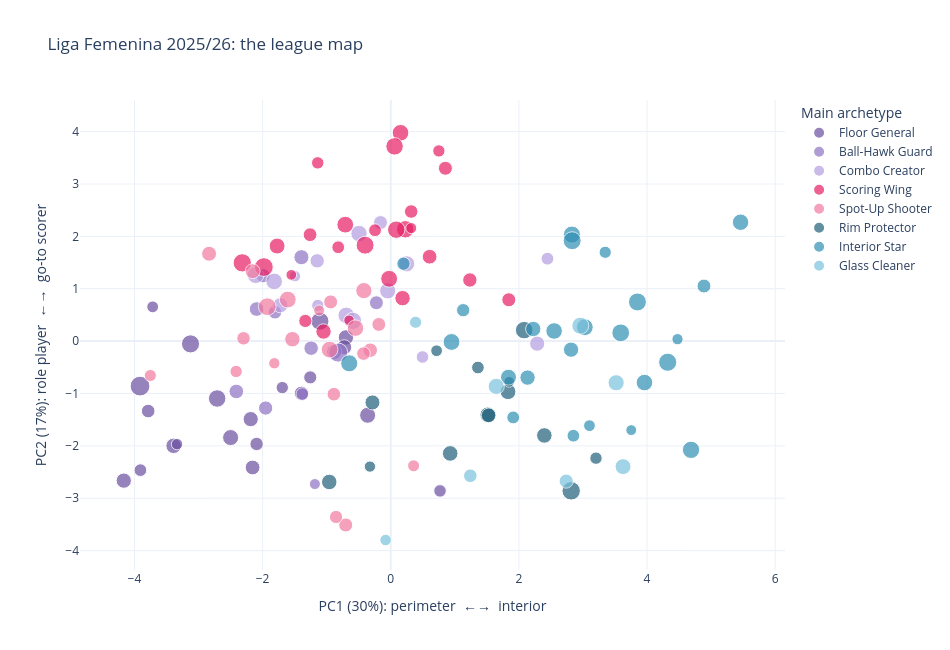

Write notebook code for a chart like this one.
### Markdown cell above
**Reading the axes.** PC1 (30% of the variation) runs from the perimeter (3PA share, AST%, STL%) to the paint (OREB%,
height, PTS/100). PC2 (17%) runs from low-usage role players (OREB%, BLK%, higher turnover rate) to go-to scorers
(FGA/100, USG%, PTS/100). Note: in the loadings above, "Ball security" is the raw TOV% (higher = more turnovers); the
inversion was applied only to the radar percentiles. Together the two axes keep 47% of the variation, against 69.5%
for the eight archetypes, so the map is a guide for exploring, not a replacement for the model.

### Code cell
import plotly.express as px

mapdf = mix25[["team", "position", "min", "main_archetype"]].copy()
mapdf["name"] = mix25["player"].map(nice)
mapdf["team_name"] = mix25["team"].str.title()
mapdf["PC1"], mapdf["PC2"] = coords[:, 0], coords[:, 1]
mapdf["mix"] = mix25[order].apply(
    lambda r: " · ".join(f"{a} {w:.0%}" for a, w in r.sort_values(ascending=False).head(2).items()), axis=1)

fig = px.scatter(mapdf, x="PC1", y="PC2", color="main_archetype",
                 color_discrete_map=colors, category_orders={"main_archetype": order},
                 size="min", size_max=14, hover_name="name",
                 hover_data={"team_name": True, "position": True, "mix": True, "min": ":.0f",
                             "PC1": False, "PC2": False, "main_archetype": False},
                 labels={"PC1": "PC1 (30%): perimeter  ←→  interior",
                         "PC2": "PC2 (17%): role player  ←→  go-to scorer",
                         "main_archetype": "Main archetype", "team_name": "Team",
                         "position": "Position", "mix": "Top archetypes", "min": "Minutes"},
                 title="Liga Femenina 2025/26: the league map")
fig.update_layout(template="plotly_white", width=950, height=650)

fig.write_html("figures/plotly/league_map.html", include_plotlyjs="cdn")
fig.show()

### Figure 1 — Plotly figure (JSON) as saved in the notebook; plotly's stock layout.template omitted (floating-point values rounded to 4 significant figures; data arrays with more than 128 entries replaced by an {"elided": "..."} marker saying what was removed)
{"data": [{"customdata": [["Club Joventut Badalona", "SG", "Floor General 29% · Spot-Up Shooter 19%", 466.1, "Floor General"], ["Club Joventut Badalona", "PG", "Floor General 81% · Spot-Up Shooter 10%", 632.4, "Floor General"], ["Cadi La Seu", "PG", "Floor General 36% · Combo Creator 32%", 641.8, "Floor General"], ["Idk Euskotren", "PG", "Floor General 55% · Ball-Hawk Guard 17%", 626.5, "Floor General"], ["Idk Euskotren", "PG", "Floor General 83% · Ball-Hawk Guard 13%", 646.7, "Floor General"], ["Perfumerias Avenida", "SG", "Floor General 56% · Spot-Up Shooter 32%", 699.2, "Floor General"], ["Perfumerias Avenida", "PF", "Floor General 34% · Rim Protector 22%", 427.2, "Floor General"], ["Spar Gran Canaria", "PG", "Floor General 51% · Combo Creator 38%", 892.3, "Floor General"], ["Lointek Gernika Bizkaia", "SG", "Floor General 47% · Interior Star 31%", 696.9, "Floor General"], ["Casademont Zaragoza", "SG", "Floor General 35% · Scoring Wing 33%", 608.7, "Floor General"], ["Casademont Zaragoza", "PG", "Floor General 69% · Ball-Hawk Guard 22%", 589.2, "Floor General"], ["Durán Maquinaria Ensino", "PG", "Floor General 49% · Spot-Up Shooter 45%", 503.7, "Floor General"], ["Baxi Ferrol", "SF", "Floor General 41% · Spot-Up Shooter 34%", 487.8, "Floor General"], ["Ingeniería Ambiental Cab Estepona", "PG", "Floor General 48% · Spot-Up Shooter 27%", 1064.0, "Floor General"], ["Innova-Tsn Leganes", "PG", "Floor General 44% · Spot-Up Shooter 28%", 828.5, "Floor General"], ["Innova-Tsn Leganes", "PG", "Floor General 99% · Scoring Wing 1%", 351.8, "Floor General"], ["Spar Girona", "SG", "Floor General 25% · Spot-Up Shooter 22%", 414.1, "Floor General"], ["Spar Girona", "SF", "Floor General 39% · Spot-Up Shooter 32%", 545.7, "Floor General"], ["Movistar Estudiantes", "PG", "Floor General 79% · Spot-Up Shooter 10%", 438.1, "Floor General"], ["Movistar Estudiantes", "PG", "Floor General 23% · Ball-Hawk Guard 23%", 879.1, "Floor General"], ["Movistar Estudiantes", "PG", "Floor General 53% · Scoring Wing 24%", 379.6, "Floor General"]], "hovertemplate": "<b>%{hovertext}</b><br><br>Minutes=%{customdata[3]:.0f}<br>Team=%{customdata[0]}<br>Position=%{customdata[1]}<br>Top archetypes=%{customdata[2]}<extra></extra>", "hovertext": ["Ines Santibañez Herrero", "Elise Claudine Ramette", "Ainhoa Gervasini Lacorzana", "Lara Gonzalez Duarte", "Itziar Ariztimuño Lopez", "Andrea Vilaro Aragones", "Mousdandy Djaldi-Tabdi", "Paula Estebas Armas", "Laura Westerik", "Veronika Vorackova", "Mariona Ortiz Vives", "Alessandra Orsili", "Alba Sanchez Ramos Pereda", "Melisa Paola Gretter", "Irene Lahuerta Mendoza", "Lucia Togores Carpintero", "Ainhoa Lopez Rodriguez", "Laura Quevedo Cañizares", "Isabel Latorre Alcantara", "Juana Camilion Cuccaro", "Aleksandra Stanacev"], "legendgroup": "Floor General", "marker": {"color": "#6b4fa0", "size": [466.1, 632.4, 641.8, 626.5, 646.7, 699.2, 427.2, 892.3, 696.9, 608.7, 589.2, 503.7, 487.8, 1064.0, 828.5, 351.8, 414.1, 545.7, 438.1, 879.1, 379.6], "sizemode": "area", "sizeref": 5.431, "symbol": "circle"}, "mode": "markers", "name": "Floor General", "orientation": "v", "showlegend": true, "type": "scatter", "x": [-1.257, -4.167, -0.6996, -2.186, -3.389, -2.499, 0.7689, -3.125, -0.361, -0.7265, -2.156, -3.786, -2.094, -3.913, -2.71, -3.335, -1.693, -1.394, -3.908, -1.105, -3.716], "xaxis": "x", "y": [-0.6923, -2.664, 0.0708, -1.49, -2.0, -1.842, -2.86, -0.05304, -1.416, -0.1169, -2.413, -1.335, -1.964, -0.8592, -1.096, -1.968, -0.888, -0.9956, -2.464, 0.3799, 0.6542], "yaxis": "y"}, {"customdata": [["Club Joventut Badalona", "PG", "Ball-Hawk Guard 54% · Scoring Wing 26%", 554.6, "Ball-Hawk Guard"], ["Club Joventut Badalona", "PG", "Ball-Hawk Guard 36% · Floor General 25%", 553.8, "Ball-Hawk Guard"], ["Cadi La Seu", "SG", "Ball-Hawk Guard 49% · Scoring Wing 38%", 619.2, "Ball-Hawk Guard"], ["Perfumerias Avenida", "PG", "Ball-Hawk Guard 100% · Floor General 0%", 495.3, "Ball-Hawk Guard"], ["Perfumerias Avenida", "SG", "Ball-Hawk Guard 38% · Spot-Up Shooter 29%", 571.1, "Ball-Hawk Guard"], ["Hozono Global Jairis", "SG", "Ball-Hawk Guard 23% · Floor General 19%", 631.4, "Ball-Hawk Guard"], ["Valencia B.C.", "SG", "Ball-Hawk Guard 32% · Spot-Up Shooter 25%", 437.9, "Ball-Hawk Guard"], ["Kutxabank Araski", "PG", "Ball-Hawk Guard 49% · Floor General 35%", 576.8, "Ball-Hawk Guard"], ["Durán Maquinaria Ensino", "SG", "Ball-Hawk Guard 33% · Floor General 24%", 990, "Ball-Hawk Guard"], ["Ingeniería Ambiental Cab Estepona", "PG", "Ball-Hawk Guard 53% · Combo Creator 23%", 528.5, "Ball-Hawk Guard"], ["Spar Girona", "PG", "Ball-Hawk Guard 48% · Floor General 29%", 331.8, "Ball-Hawk Guard"], ["Spar Girona", "SG", "Ball-Hawk Guard 37% · Spot-Up Shooter 30%", 581.5, "Ball-Hawk Guard"]], "hovertemplate": "<b>%{hovertext}</b><br><br>Minutes=%{customdata[3]:.0f}<br>Team=%{customdata[0]}<br>Position=%{customdata[1]}<br>Top archetypes=%{customdata[2]}<extra></extra>", "hovertext": ["Laia Lamana Llobera", "Laura Piera Flo", "Laia Raventos Roig", "Claudia Soriano Perez", "Abigail Nicole Meyers", "Alba Prieto Martinez", "Queralt Casas Carreras", "Mama Dembele Traore", "Alicia Florez Getino", "Claudia Contell Sanchis", "Marta Canella Rodriguez", "Arica Derris Carter"], "legendgroup": "Ball-Hawk Guard", "marker": {"color": "#8f73c4", "size": [554.6, 553.8, 619.2, 495.3, 571.1, 631.4, 437.9, 576.8, 990.0, 528.5, 331.8, 581.5], "sizemode": "area", "sizeref": 5.431, "symbol": "circle"}, "mode": "markers", "name": "Ball-Hawk Guard", "orientation": "v", "showlegend": true, "type": "scatter", "x": [-1.991, -1.953, -1.394, -1.807, -1.243, -0.8819, -1.38, -2.41, -0.8208, -0.2245, -1.184, -2.094], "xaxis": "x", "y": [1.249, -1.278, 1.602, 0.5505, -0.1349, -0.2055, -1.011, -0.9614, -0.2193, 0.7323, -2.73, 0.6124], "yaxis": "y"}, {"customdata": [["Club Joventut Badalona", "SF", "Combo Creator 24% · Floor General 22%", 709.4, "Combo Creator"], ["Cadi La Seu", "PG", "Combo Creator 50% · Floor General 29%", 749.1, "Combo Creator"], ["Idk Euskotren", "SG", "Combo Creator 70% · Floor General 16%", 749.4, "Combo Creator"], ["Spar Gran Canaria", "SG", "Combo Creator 51% · Glass Cleaner 34%", 426.5, "Combo Creator"], ["Lointek Gernika Bizkaia", "SG", "Combo Creator 50% · Floor General 23%", 559.4, "Combo Creator"], ["Hozono Global Jairis", "PG", "Combo Creator 70% · Floor General 25%", 744.6, "Combo Creator"], ["Kutxabank Araski", "SF", "Combo Creator 41% · Scoring Wing 33%", 732.7, "Combo Creator"], ["Kutxabank Araski", "PF", "Combo Creator 32% · Interior Star 31%", 620.4, "Combo Creator"], ["Baxi Ferrol", "SG", "Combo Creator 34% · Spot-Up Shooter 21%", 810, "Combo Creator"], ["Baxi Ferrol", "PG", "Combo Creator 36% · Floor General 27%", 347.1, "Combo Creator"], ["Ingeniería Ambiental Cab Estepona", "none", "Combo Creator 55% · Spot-Up Shooter 38%", 403, "Combo Creator"], ["Innova-Tsn Leganes", "PF", "Combo Creator 54% · Interior Star 39%", 445.2, "Combo Creator"], ["Innova-Tsn Leganes", "SG", "Combo Creator 24% · Ball-Hawk Guard 24%", 623.7, "Combo Creator"], ["Innova-Tsn Leganes", "SG", "Combo Creator 50% · Glass Cleaner 15%", 709.6, "Combo Creator"], ["Innova-Tsn Leganes", "SG", "Combo Creator 98% · Scoring Wing 2%", 529.8, "Combo Creator"]], "hovertemplate": "<b>%{hovertext}</b><br><br>Minutes=%{customdata[3]:.0f}<br>Team=%{customdata[0]}<br>Position=%{customdata[1]}<br>Top archetypes=%{customdata[2]}<extra></extra>", "hovertext": ["Laura Rachel Howard", "Regina Aguilar Motta", "Roso Buch Rosell", "Mama Sidiki Doumbia", "Angela Salvadores Alvarez", "Aina Ayuso Bagur", "Dominique Nicole Toussaint", "Isabela Jourdain Quevedo", "Blanca Millan Modia", "Karla Erjavec", "Madeleine Claire Garrick", "Brianna Carolina Herlihy", "Gabriela Andelova", "Noortje Driessen", "Nikola Dudasova"], "legendgroup": "Combo Creator", "marker": {"color": "#b49ee0", "size": [709.4, 749.1, 749.4, 426.5, 559.4, 744.6, 732.7, 620.4, 810.0, 347.1, 403.0, 445.2, 623.7, 709.6, 529.8], "sizemode": "area", "sizeref": 5.431, "symbol": "circle"}, "mode": "markers", "name": "Combo Creator", "orientation": "v", "showlegend": true, "type": "scatter", "x": [-0.04788, -2.11, -1.82, 0.4953, -1.148, -0.695, -0.4956, 2.285, -0.5903, -1.495, -1.139, 2.445, -1.723, 0.2479, -0.16], "xaxis": "x", "y": [0.9599, 1.258, 1.141, -0.3026, 1.533, 0.491, 2.054, -0.04879, 0.3872, 1.24, 0.6819, 1.574, 0.6849, 1.476, 2.264], "yaxis": "y"}, {"customdata": {"elided": "26x5 mixed values"}, "hovertemplate": "<b>%{hovertext}</b><br><br>Minutes=%{customdata[3]:.0f}<br>Team=%{customdata[0]}<br>Position=%{customdata[1]}<br>Top archetypes=%{customdata[2]}<extra></extra>", "hovertext": ["Shaylee Gonzales", "Paige Robinson", "Iyana Martin Carrion", "Shavonte Sade Zellous", "Claudia Contell Sanchis", "Djeneba N'Diaye", "Reigan Leilani Richardson", "Ane Olaeta Larrauri", "Helena Pueyo Melchor", "Merrit Ramona Hempe", "Angela Mataix Guill", "Lou López-Sénéchal", "Lisa Matilda Anna Ekh", "Leticia Romero Gonzalez", "Leonie Fiebich", "Hind Ben Abdelkader", "Ivon Marc Anderson", "Samantha Elizabeth Holliday Hill", "Imani Ty Leah Tate", "Clementine Samson", "Moira Macy Joiner", "Madison Elizabeth Conner", "Carolina Guerrero Alcantara", "Chloe Louise Bibby", "Juste Veronika Jocyte", "Lisa Lucette Djamila Berkani"], "legendgroup": "Scoring Wing", "marker": {"color": "#e61e63", "size": [528.4, 823.0, 749.2, 473.9, 331.0, 446.0, 775.3, 909.8, 645.4, 532.4, 641.8, 495.8, 440.5, 512.9, 586.0, 420.0, 309.8, 957.2, 872.1, 309.5, 822.6, 828.9, 561.6, 411.1, 764.7, 684.4], "sizemode": "area", "sizeref": 5.431, "symbol": "circle"}, "mode": "markers", "name": "Scoring Wing", "orientation": "v", "showlegend": true, "type": "scatter", "x": [0.853, 0.2256, 0.1525, -1.333, 0.3193, -0.2452, -0.0253, -2.318, 0.1838, 1.842, -1.049, 0.3188, -0.82, -1.259, 0.6067, -1.14, -1.552, -1.981, -0.4006, -0.651, 0.08514, 0.05935, 1.235, 0.751, -0.7103, -1.774], "xaxis": "x", "y": [3.3, 2.136, 3.978, 0.3855, 2.158, 2.117, 1.19, 1.494, 0.8204, 0.7892, 0.1837, 2.475, 1.793, 2.032, 1.611, 3.404, 1.265, 1.414, 1.832, 0.3972, 2.128, 3.719, 1.167, 3.632, 2.224, 1.815], "yaxis": "y"}, {"customdata": [["Club Joventut Badalona", "SF", "Spot-Up Shooter 30% · Rim Protector 26%", 743.6, "Spot-Up Shooter"], ["Cadi La Seu", "PF", "Spot-Up Shooter 43% · Combo Creator 19%", 571.5, "Spot-Up Shooter"], ["Idk Euskotren", "C", "Spot-Up Shooter 29% · Interior Star 26%", 390.2, "Spot-Up Shooter"], ["Perfumerias Avenida", "SF", "Spot-Up Shooter 47% · Rim Protector 24%", 533.1, "Spot-Up Shooter"], ["Perfumerias Avenida", "SF", "Spot-Up Shooter 50% · Scoring Wing 34%", 603.2, "Spot-Up Shooter"], ["Lointek Gernika Bizkaia", "PG", "Spot-Up Shooter 36% · Scoring Wing 29%", 604.2, "Spot-Up Shooter"], ["Casademont Zaragoza", "PG", "Spot-Up Shooter 30% · Ball-Hawk Guard 27%", 495.2, "Spot-Up Shooter"], ["Casademont Zaragoza", "PF", "Spot-Up Shooter 32% · Scoring Wing 25%", 521.9, "Spot-Up Shooter"], ["Hozono Global Jairis", "SF", "Spot-Up Shooter 55% · Interior Star 21%", 760.0, "Spot-Up Shooter"], ["Valencia B.C.", "SG", "Spot-Up Shooter 37% · Ball-Hawk Guard 36%", 647.9, "Spot-Up Shooter"], ["Kutxabank Araski", "C", "Spot-Up Shooter 36% · Glass Cleaner 35%", 471.5, "Spot-Up Shooter"], ["Kutxabank Araski", "PG", "Spot-Up Shooter 37% · Combo Creator 36%", 769.5, "Spot-Up Shooter"], ["Durán Maquinaria Ensino", "PF", "Spot-Up Shooter 40% · Combo Creator 35%", 502.4, "Spot-Up Shooter"], ["Durán Maquinaria Ensino", "SF", "Spot-Up Shooter 100% · Floor General 0%", 394.4, "Spot-Up Shooter"], ["Durán Maquinaria Ensino", "SF", "Spot-Up Shooter 45% · Interior Star 30%", 714.5, "Spot-Up Shooter"], ["Baxi Ferrol", "PF", "Spot-Up Shooter 48% · Scoring Wing 32%", 530.0, "Spot-Up Shooter"], ["Baxi Ferrol", "PG", "Spot-Up Shooter 39% · Scoring Wing 31%", 855.5, "Spot-Up Shooter"], ["Ingeniería Ambiental Cab Estepona", "PF", "Spot-Up Shooter 53% · Glass Cleaner 25%", 322.6, "Spot-Up Shooter"], ["Ingeniería Ambiental Cab Estepona", "PF", "Spot-Up Shooter 46% · Interior Star 20%", 503.0, "Spot-Up Shooter"], ["Innova-Tsn Leganes", "SF", "Spot-Up Shooter 68% · Scoring Wing 12%", 411.6, "Spot-Up Shooter"], ["Movistar Estudiantes", "SF", "Spot-Up Shooter 65% · Interior Star 13%", 346.4, "Spot-Up Shooter"]], "hovertemplate": "<b>%{hovertext}</b><br><br>Minutes=%{customdata[3]:.0f}<br>Team=%{customdata[0]}<br>Position=%{customdata[1]}<br>Top archetypes=%{customdata[2]}<extra></extra>", "hovertext": ["Ajsa Sivka", "Seehia Felicite Alexandrine Ridard", "Irene Murua Txintxurreta", "Maria Belen Arrojo Jimenez", "Laura Spreafico", "Esther Castedo Potente", "Laia Flores Costa", "Stephanie Mawuli", "Txell Alarcon Otero", "Elena Buenavida Estevez", "Montserrat Brotons Pascual", "Lotta-Maj Wilhelmiina Lahtinen", "Elba Garfella Bejar", "Zoe Hernandez Ortiz", "Jessica Fequiere", "Ine Joris", "Karolína Sotolová", "Lucia Rodriguez Arribas", "Cecilia Muhate Peña", "Maria Espin De Sancho", "Carla Osma Cruz"], "legendgroup": "Spot-Up Shooter", "marker": {"color": "#f27aa1", "size": [743.6, 571.5, 390.2, 533.1, 603.2, 604.2, 495.2, 521.9, 760.0, 647.9, 471.5, 769.5, 502.4, 394.4, 714.5, 530.0, 855.5, 322.6, 503.0, 411.6, 346.4], "sizemode": "area", "sizeref": 5.431, "symbol": "circle"}, "mode": "markers", "name": "Spot-Up Shooter", "orientation": "v", "showlegend": true, "type": "scatter", "x": [-0.5508, -0.3201, 0.3565, -0.7032, -2.156, -2.835, -2.298, -0.1865, -0.9542, -1.535, -0.8538, -1.608, -0.8878, -3.753, -0.4199, -0.9382, -1.928, -1.118, -0.4254, -2.414, -1.817], "xaxis": "x", "y": [0.2479, -0.1739, -2.381, -3.511, 1.335, 1.669, 0.05324, 0.3184, -0.1614, 0.03609, -3.358, 0.7933, -1.014, -0.6566, 0.9642, 0.7484, 0.6574, 0.5869, -0.2382, -0.5804, -0.4232], "yaxis": "y"}, {"customdata": [["Club Joventut Badalona", "C", "Rim Protector 66% · Glass Cleaner 19%", 414.6, "Rim Protector"], ["Cadi La Seu", "SF", "Rim Protector 40% · Spot-Up Shooter 38%", 654.6, "Rim Protector"], ["Cadi La Seu", "C", "Rim Protector 56% · Scoring Wing 23%", 373.4, "Rim Protector"], ["Idk Euskotren", "PF", "Rim Protector 41% · Glass Cleaner 28%", 660.0, "Rim Protector"], ["Spar Gran Canaria", "PF", "Rim Protector 43% · Floor General 38%", 348.3, "Rim Protector"], ["Lointek Gernika Bizkaia", "SF", "Rim Protector 50% · Interior Star 25%", 829.4, "Rim Protector"], ["Casademont Zaragoza", "PF", "Rim Protector 32% · Glass Cleaner 26%", 673.7, "Rim Protector"], ["Hozono Global Jairis", "C", "Rim Protector 72% · Glass Cleaner 15%", 654.5, "Rim Protector"], ["Valencia B.C.", "PF", "Rim Protector 52% · Spot-Up Shooter 23%", 611.2, "Rim Protector"], ["Valencia B.C.", "SF", "Rim Protector 97% · Scoring Wing 3%", 308.4, "Rim Protector"], ["Valencia B.C.", "C", "Rim Protector 40% · Interior Star 29%", 437.1, "Rim Protector"], ["Kutxabank Araski", "PF", "Rim Protector 95% · Floor General 4%", 660.1, "Rim Protector"], ["Innova-Tsn Leganes", "C", "Rim Protector 53% · Glass Cleaner 47%", 924.1, "Rim Protector"], ["Movistar Estudiantes", "PF", "Rim Protector 43% · Interior Star 29%", 583.6, "Rim Protector"]], "hovertemplate": "<b>%{hovertext}</b><br><br>Minutes=%{customdata[3]:.0f}<br>Team=%{customdata[0]}<br>Position=%{customdata[1]}<br>Top archetypes=%{customdata[2]}<extra></extra>", "hovertext": ["Brittany Autumn Brewer", "Ana Maria Palma Jorge", "Mya L Hollingshed", "Maria Erauncetamurgil Ayestaran", "Ndeye Thiama Kamara", "Emily Bessoir", "Nadia Angelique Fingall", "Billie Kim Massey", "Maria Perez Araujo", "Nia Coffey", "Raquel Carrera Quintana", "Noa Maria Djiu Morro", "Maya Anne Crisencia Dodson", "Irati Etxarri Munarriz"], "legendgroup": "Rim Protector", "marker": {"color": "#1f5f7a", "size": [414.6, 654.6, 373.4, 660.0, 348.3, 829.4, 673.7, 654.5, 611.2, 308.4, 437.1, 660.1, 924.1, 583.6], "sizemode": "area", "sizeref": 5.431, "symbol": "circle"}, "mode": "markers", "name": "Rim Protector", "orientation": "v", "showlegend": true, "type": "scatter", "x": [3.203, -0.9598, 0.7155, 0.9274, -0.3248, 2.082, 1.83, 2.397, -0.286, 1.848, 1.36, 1.514, 2.816, 1.528], "xaxis": "x", "y": [-2.235, -2.69, -0.1838, -2.145, -2.396, 0.2096, -0.9678, -1.801, -1.17, -0.7786, -0.5044, -1.406, -2.859, -1.418], "yaxis": "y"}, {"customdata": [["Club Joventut Badalona", "PF", "Interior Star 52% · Combo Creator 31%", 784.8, "Interior Star"], ["Idk Euskotren", "C", "Interior Star 55% · Rim Protector 28%", 817.0, "Interior Star"], ["Idk Euskotren", "SF", "Interior Star 47% · Rim Protector 22%", 637.2, "Interior Star"], ["Perfumerias Avenida", "C", "Interior Star 67% · Rim Protector 32%", 743.1, "Interior Star"], ["Perfumerias Avenida", "C", "Interior Star 84% · Floor General 11%", 320.3, "Interior Star"], ["Spar Gran Canaria", "none", "Interior Star 38% · Glass Cleaner 21%", 448.8, "Interior Star"], ["Spar Gran Canaria", "none", "Interior Star 50% · Combo Creator 33%", 764.2, "Interior Star"], ["Lointek Gernika Bizkaia", "PF", "Interior Star 45% · Glass Cleaner 24%", 746.0, "Interior Star"], ["Lointek Gernika Bizkaia", "SF", "Interior Star 35% · Floor General 26%", 767.8, "Interior Star"], ["Casademont Zaragoza", "SF", "Interior Star 50% · Floor General 25%", 480.0, "Interior Star"], ["Casademont Zaragoza", "C", "Interior Star 92% · Combo Creator 8%", 524.0, "Interior Star"], ["Casademont Zaragoza", "PG", "Interior Star 27% · Combo Creator 24%", 486.1, "Interior Star"], ["Hozono Global Jairis", "C", "Interior Star 68% · Floor General 14%", 374.9, "Interior Star"], ["Hozono Global Jairis", "PF", "Interior Star 63% · Scoring Wing 35%", 406.2, "Interior Star"], ["Valencia B.C.", "C", "Interior Star 47% · Rim Protector 32%", 639.8, "Interior Star"], ["Valencia B.C.", "C", "Interior Star 82% · Rim Protector 18%", 341.1, "Interior Star"], ["Durán Maquinaria Ensino", "C", "Interior Star 66% · Glass Cleaner 16%", 891.6, "Interior Star"], ["Baxi Ferrol", "C", "Interior Star 44% · Floor General 30%", 691.9, "Interior Star"], ["Ingeniería Ambiental Cab Estepona", "C", "Interior Star 85% · Scoring Wing 15%", 875.8, "Interior Star"], ["Ingeniería Ambiental Cab Estepona", "PF", "Interior Star 63% · Ball-Hawk Guard 21%", 632.2, "Interior Star"], ["Innova-Tsn Leganes", "PF", "Interior Star 65% · Combo Creator 22%", 855.5, "Interior Star"], ["Spar Girona", "C", "Interior Star 68% · Floor General 21%", 438.6, "Interior Star"], ["Spar Girona", "PG", "Interior Star 35% · Floor General 33%", 789.5, "Interior Star"], ["Spar Girona", "C", "Interior Star 86% · Scoring Wing 14%", 732.4, "Interior Star"], ["Movistar Estudiantes", "PF", "Interior Star 53% · Combo Creator 38%", 876.1, "Interior Star"]], "hovertemplate": "<b>%{hovertext}</b><br><br>Minutes=%{customdata[3]:.0f}<br>Team=%{customdata[0]}<br>Position=%{customdata[1]}<br>Top archetypes=%{customdata[2]}<extra></extra>", "hovertext": ["Gnere Alima Dembele", "Khadija Faye", "Yvonne Uju Ejim", "Khadijiah Docia Andrea Cave", "Virag Csilla Takacs-Kiss", "Anisha Briana George", "Axelle Cecile Elisabeth Merceron", "Masa Jankovic", "Joy Alexis Brown", "Ornella Mallys Olouwayemissi Bankole", "Aminata Gueye", "Carla Elisa Noelya Leite", "Laura Gil Collado", "Morgan Quinn Bertsch", "Awa Fam Thiam", "Kayla Janine Alexander", "Lydia Mora Giomi", "Claire Melia", "Sika Kone", "Leia Tania Do Bastiao Dongue", "Aminata Brahima Sangare", "Maria Dolores Pendande Mendes", "Klara Maria Susanne Holm", "Mariam Alou Coulibaly", "Frieda Mizzi Buhner"], "legendgroup": "Interior Star", "marker": {"color": "#2f8fb5", "size": [784.8, 817.0, 637.2, 743.1, 320.3, 448.8, 764.2, 746.0, 767.8, 480.0, 524.0, 486.1, 374.9, 406.2, 639.8, 341.1, 891.6, 691.9, 875.8, 632.2, 855.5, 438.6, 789.5, 732.4, 876.1], "sizemode": "area", "sizeref": 5.431, "symbol": "circle"}, "mode": "markers", "name": "Interior Star", "orientation": "v", "showlegend": true, "type": "scatter", "x": [2.827, 4.687, 2.224, 3.96, 3.753, 1.911, 3.029, 2.549, 0.9482, 1.13, 4.889, 0.1983, 3.101, 3.347, 2.135, 4.475, 4.322, 1.838, 3.85, 2.814, 3.589, 2.85, -0.6483, 5.46, 2.831], "xaxis": "x", "y": [2.035, -2.076, 0.2317, -0.7916, -1.699, -1.457, 0.2652, 0.1935, -0.01636, 0.5902, 1.052, 1.478, -1.615, 1.697, -0.6965, 0.03666, -0.4031, -0.6896, 0.7478, -0.1635, 0.1582, -1.807, -0.4245, 2.27, 1.917], "yaxis": "y"}, {"customdata": [["Club Joventut Badalona", "C", "Glass Cleaner 100% · Floor General 0%", 689.5, "Glass Cleaner"], ["Cadi La Seu", "C", "Glass Cleaner 55% · Floor General 15%", 502.1, "Glass Cleaner"], ["Cadi La Seu", "C", "Glass Cleaner 37% · Interior Star 24%", 711.5, "Glass Cleaner"], ["Kutxabank Araski", "SF", "Glass Cleaner 37% · Combo Creator 34%", 402.9, "Glass Cleaner"], ["Kutxabank Araski", "C", "Glass Cleaner 46% · Interior Star 21%", 542.1, "Glass Cleaner"], ["Durán Maquinaria Ensino", "PF", "Glass Cleaner 41% · Interior Star 39%", 712.9, "Glass Cleaner"], ["Baxi Ferrol", "PF", "Glass Cleaner 39% · Spot-Up Shooter 39%", 363.2, "Glass Cleaner"], ["Baxi Ferrol", "C", "Glass Cleaner 32% · Rim Protector 24%", 783.2, "Glass Cleaner"]], "hovertemplate": "<b>%{hovertext}</b><br><br>Minutes=%{customdata[3]:.0f}<br>Team=%{customdata[0]}<br>Position=%{customdata[1]}<br>Top archetypes=%{customdata[2]}<extra></extra>", "hovertext": ["Lauren-Jenee Nneka Ebo", "Marina Mata Galindo", "Nahan Niare", "Alexandra Joy Mollenhauer", "Quinn Urbaniak- Dornstauder", "Maimouna Haidara", "Elena Rodriguez Dominguez", "Dalayah Michelle Daniels"], "legendgroup": "Glass Cleaner", "marker": {"color": "#7cc3dd", "size": [689.5, 502.1, 711.5, 402.9, 542.1, 712.9, 363.2, 783.2], "sizemode": "area", "sizeref": 5.431, "symbol": "circle"}, "mode": "markers", "name": "Glass Cleaner", "orientation": "v", "showlegend": true, "type": "scatter", "x": [3.625, 1.242, 1.646, 0.3872, 2.738, 3.518, -0.08061, 2.958], "xaxis": "x", "y": [-2.396, -2.571, -0.8644, 0.3596, -2.674, -0.7952, -3.799, 0.2938], "yaxis": "y"}], "layout": {"height": 650, "legend": {"itemsizing": "constant", "title": {"text": "Main archetype"}, "tracegroupgap": 0}, "title": {"text": "Liga Femenina 2025/26: the league map"}, "width": 950, "xaxis": {"anchor": "y", "domain": [0, 1], "title": {"text": "PC1 (30%): perimeter  ←→  interior"}}, "yaxis": {"anchor": "x", "domain": [0, 1], "title": {"text": "PC2 (17%): role player  ←→  go-to scorer"}}}}
